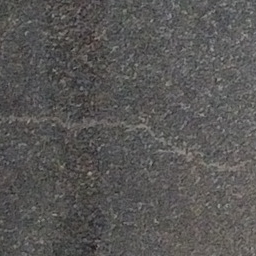
#> input picture test_2.png, 256 x 256 px
$ python Crack_segmentation.py
#> lines starting #> are read from the running program, lines starting #| are printed output that depends on the picture; after the words box and inside, x2 and y2 are one past the last pixel; in counts of white or black regions, pixels touching at a corner belong together
# -*- coding: utf-8 -*-
"""
Created on Wed Sep 22 09:01:17 2021

@author: 94456
"""


# Crack segmentation


import warnings
warnings.filterwarnings('ignore')


import os


import numpy as np
import cv2 as cv


file_path=r'./test_2.png'


# [49 lines left out: functions histeq3, otsu, not called in this run]


original_image=cv.imread(file_path)
#> original_image is the input picture: shape (256, 256, 3); mean B, G, R 85.5, 86.8, 88.3

gray_image=cv.cvtColor(original_image,cv.COLOR_BGR2GRAY)


# cache=np.array([256],dtype=np.uint8)
# gray_image=cache-gray_image


# Gaussian blur image
Gaussian_image=cv.GaussianBlur(gray_image,(5,5),0)
# Gaussian_image=cv.medianBlur(gray_image,9)

# Gaussian_image=cv.blur(gray_image,(7,7))


Gaussian_image=cv.equalizeHist(Gaussian_image)
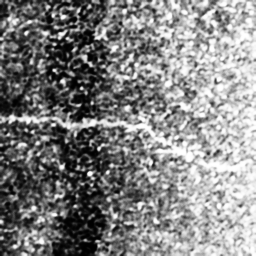
#> Gaussian_image: shape (256, 256); min 0, max 255, mean 130.6

cv.imwrite('./Gaussian_image.png',Gaussian_image)


# [13 lines of commented-out code are left out]


ret,Laplacian_image=cv.threshold(Gaussian_image,200,255,cv.THRESH_BINARY)
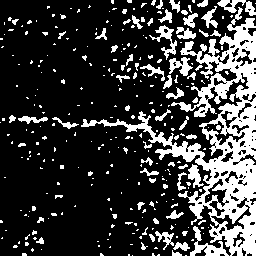
#> Laplacian_image: shape (256, 256); 23.1% white; 307 white regions (245 under 20 px), largest, box (x1, y1, x2, y2) and area: (81, 7, 256, 256) 9510, (190, 226, 229, 256) 380, (149, 25, 177, 60) 281


cv.imwrite('./test_result.png',Laplacian_image)

$ run again, with test_1.png copied over test_2.png
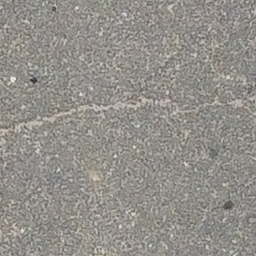
#> input picture test_1.png, 256 x 256 px
#> original_image is the input picture: shape (256, 256, 3); mean B, G, R 137.9, 143.5, 146.4
#> `Gaussian_image=cv.equalizeHist(Gaussian_image)`:
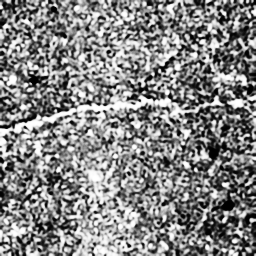
#> Gaussian_image: shape (256, 256); min 0, max 255, mean 131.7
#> `ret,Laplacian_image=cv.threshold(Gaussian_image,200,255,cv.THRESH_BINA..`:
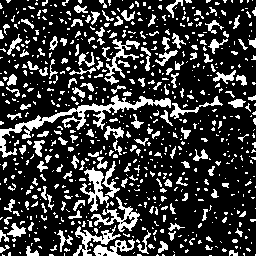
#> Laplacian_image: shape (256, 256); 22.7% white; 741 white regions (576 under 20 px), largest, box (x1, y1, x2, y2) and area: (0, 95, 171, 158) 1530, (91, 197, 140, 232) 503, (80, 167, 109, 212) 483

$ run again, with test_1.JPG saved as test_2.png
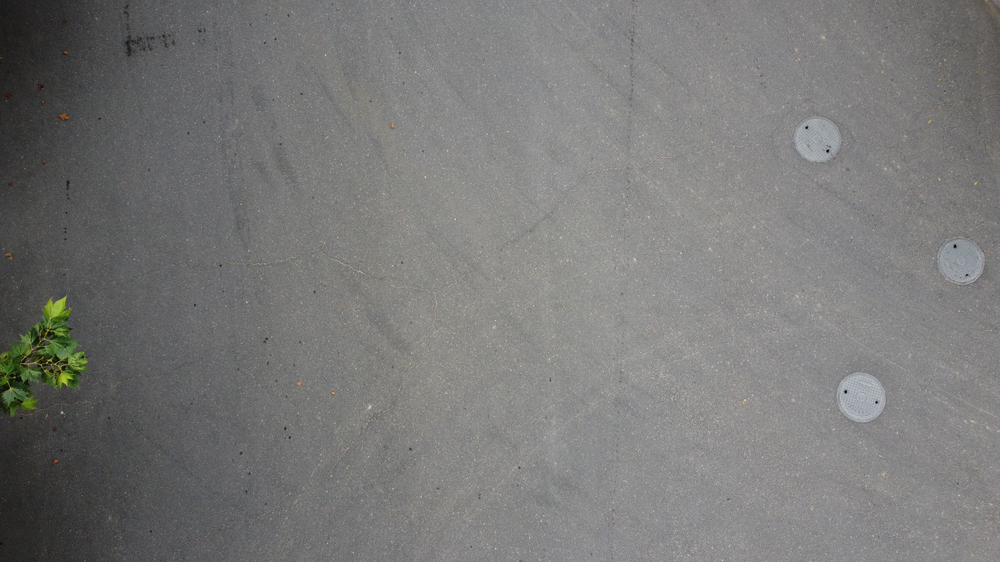
#> input picture test_1.JPG, 1000 x 562 px, shrunk from 4000 x 2250 before the run
#> original_image is the input picture: shape (562, 1000, 3); mean B, G, R 119.9, 121, 121.3
#> `Gaussian_image=cv.equalizeHist(Gaussian_image)`:
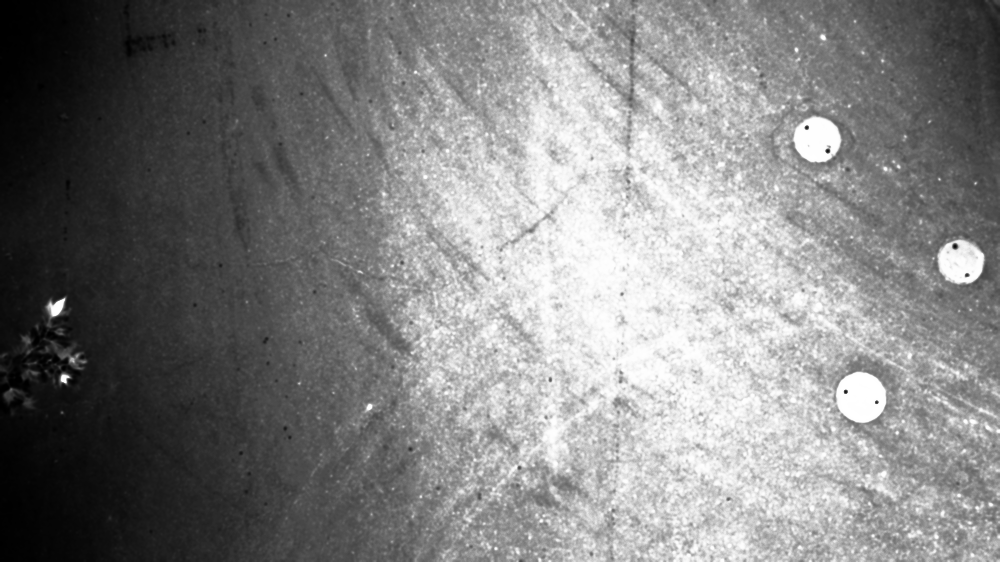
#> Gaussian_image: shape (562, 1000); min 0, max 255, mean 129.7
#> `ret,Laplacian_image=cv.threshold(Gaussian_image,200,255,cv.THRESH_BINA..`:
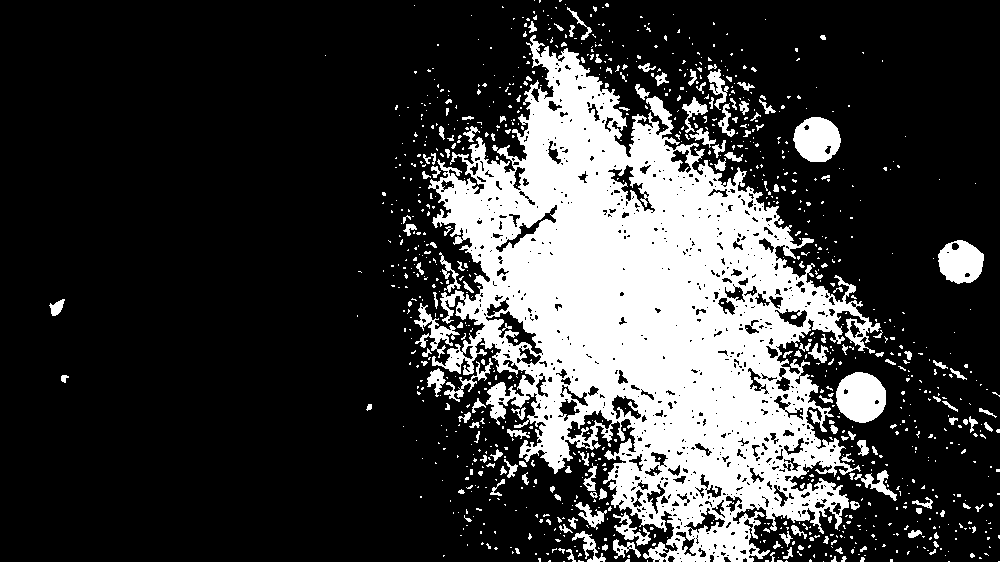
#> Laplacian_image: shape (562, 1000); 23.2% white; 1026 white regions (867 under 20 px), largest, box (x1, y1, x2, y2) and area: (428, 35, 881, 562) 109730, (836, 372, 886, 423) 1961, (793, 117, 841, 162) 1612

$ run again, with test_3.JPG saved as test_2.png
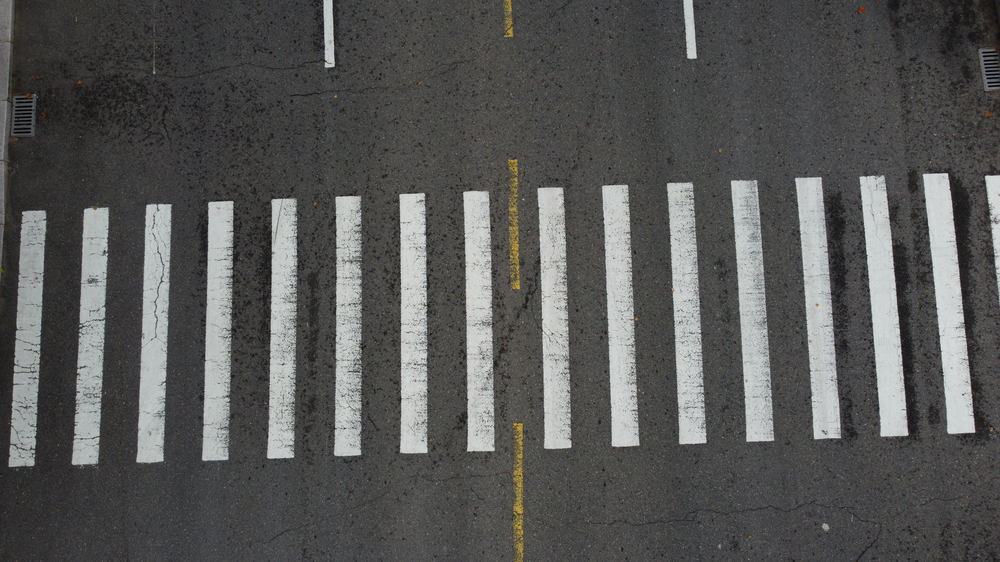
#> input picture test_3.JPG, 1000 x 562 px, shrunk from 4000 x 2250 before the run
#> original_image is the input picture: shape (562, 1000, 3); mean B, G, R 86.6, 87.5, 87.3
#> `Gaussian_image=cv.equalizeHist(Gaussian_image)`:
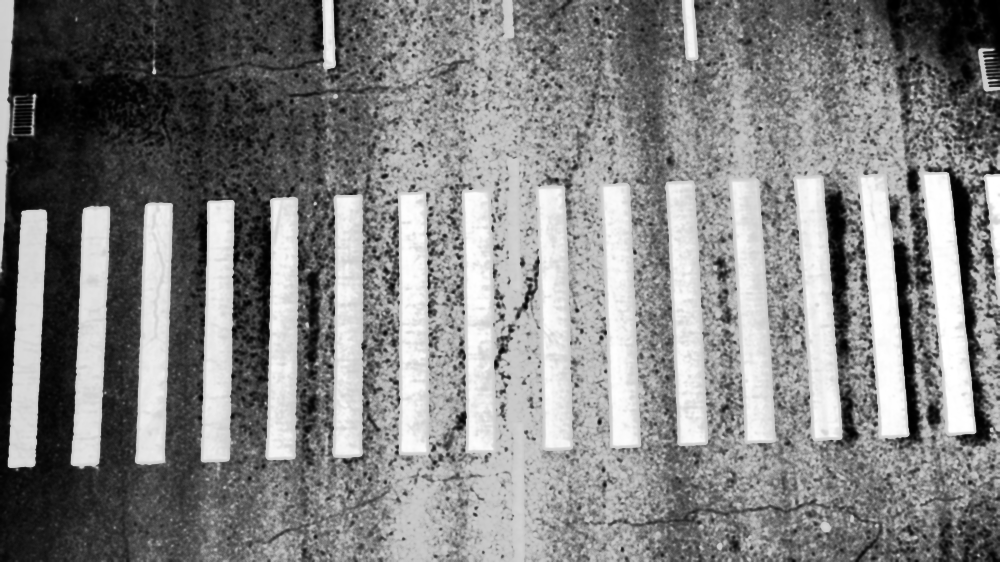
#> Gaussian_image: shape (562, 1000); min 0, max 255, mean 130
#> `ret,Laplacian_image=cv.threshold(Gaussian_image,200,255,cv.THRESH_BINA..`:
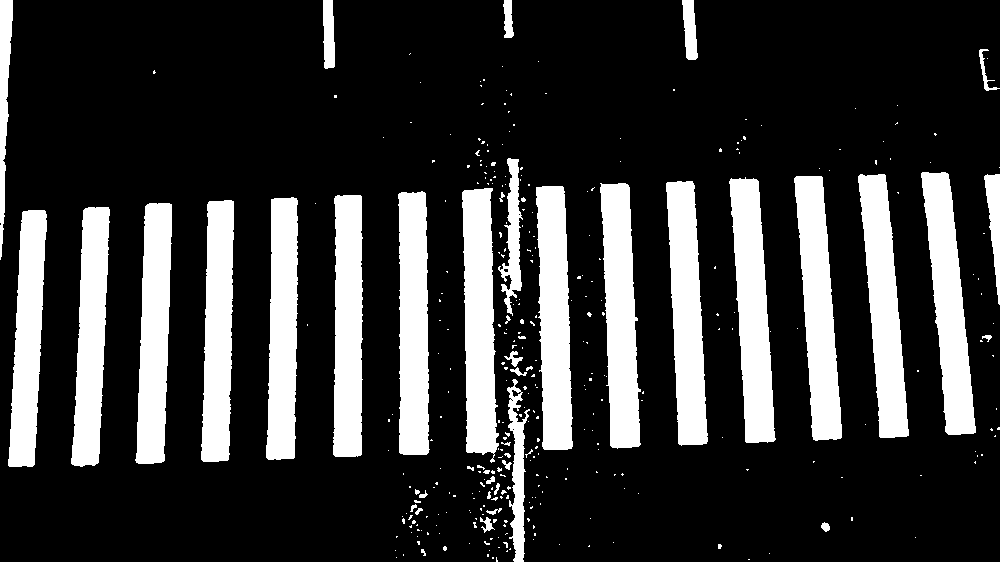
#> Laplacian_image: shape (562, 1000); 21.5% white; 346 white regions (300 under 20 px), largest, box (x1, y1, x2, y2) and area: (729, 177, 776, 443) 7729, (600, 183, 641, 449) 7691, (462, 188, 499, 463) 7648
